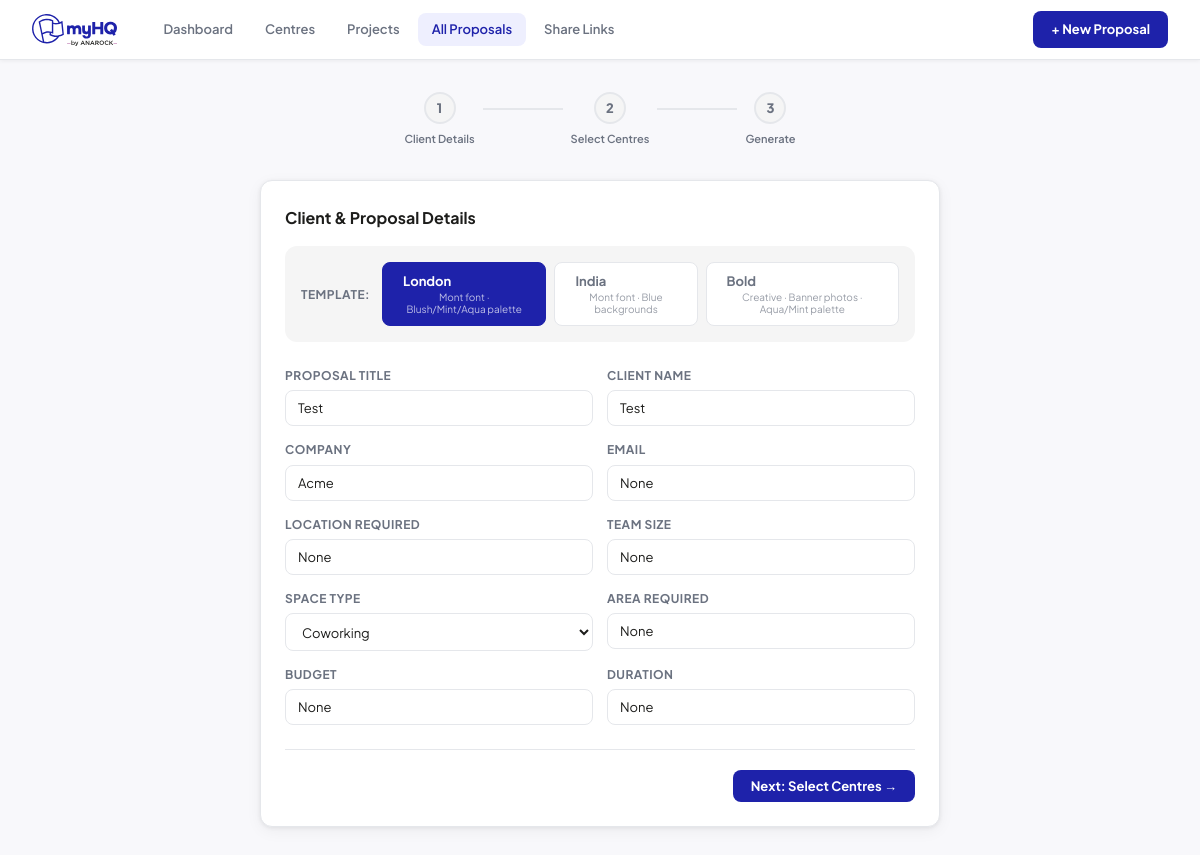
Screenshot of /proposals/2 with the database file from the repository.
### tables this page shows
CREATE TABLE proposals (
            id INTEGER PRIMARY KEY AUTOINCREMENT,
            title TEXT,
            template TEXT DEFAULT 'london',
            client_name TEXT,
            client_company TEXT,
            client_email TEXT,
            client_location TEXT,
            team_size TEXT,
            space_type TEXT,
            area_required TEXT,
            budget TEXT,
            duration TEXT,
            selected_centres TEXT DEFAULT '[]',
            manual_centres TEXT DEFAULT '[]',
            status TEXT DEFAULT 'draft',
            pptx_filename TEXT,
            created_at DATETIME DEFAULT CURRENT_TIMESTAMP
        , pdf_filename TEXT);

### app.py (the view)
@app.route('/proposals/<int:pid>')
def proposal_builder(pid):
    with get_db() as conn:
        proposal = conn.execute('SELECT * FROM proposals WHERE id=?', (pid,)).fetchone()
        if not proposal:
            return 'Not found', 404
    return render_template('builder.html', step=1, proposal=dict(proposal), preselected_ids=[], map_workspaces=[])

### app.py (called while the page is built)
def get_db():
    conn = sqlite3.connect(DB_PATH)
    conn.row_factory = sqlite3.Row
    return conn

### templates/builder.html (shortened to what this page needs)
{% extends 'base.html' %}
{% block content %}
<div class="builder-wrap">
  <div class="steps-bar">
    <div class="step" id="step-tab-1">
      <div class="step-dot">1</div>
      <div class="step-label">Client Details</div>
    </div>
    <div class="step-line"></div>
    <div class="step" id="step-tab-2">
      <div class="step-dot">2</div>
      <div class="step-label">Select Centres</div>
    </div>
    <div class="step-line"></div>
    <div class="step" id="step-tab-3">
      <div class="step-dot">3</div>
      <div class="step-label">Generate</div>
    </div>
  </div>
  <div class="builder-step" id="step1">
    <div class="card builder-card">
      <h2>Client & Proposal Details</h2>
      <div class="template-toggle">
        <label class="toggle-label">Template:</label>
        <div class="toggle-group" id="templateToggle">
          <button class="toggle-btn active" data-val="london" onclick="setTemplate('london')">
            London
            <span class="toggle-hint">Mont font · Blush/Mint/Aqua palette</span>
          </button>
          <button class="toggle-btn" data-val="india" onclick="setTemplate('india')">
            India
            <span class="toggle-hint">Mont font · Blue backgrounds</span>
          </button>
          <button class="toggle-btn" data-val="bold" onclick="setTemplate('bold')">
            Bold
            <span class="toggle-hint">Creative · Banner photos · Aqua/Mint palette</span>
          </button>
        </div>
      </div>
      <div class="form-grid">
        <div class="form-group">
          <label>Proposal Title</label>
          <input class="input" id="p_title" placeholder="e.g. Office Search — Acme Corp" value="{{ proposal.title if proposal else '' }}">
        </div>
        <div class="form-group">
          <label>Client Name</label>
          <input class="input" id="p_client_name" placeholder="Contact person" value="{{ proposal.client_name if proposal else '' }}">
        </div>
        <div class="form-group">
          <label>Company</label>
          <input class="input" id="p_company" placeholder="Company name" value="{{ proposal.client_company if proposal else '' }}">
        </div>
        <div class="form-group">
          <label>Email</label>
          <input class="input" type="email" id="p_email" placeholder="client@company.com" value="{{ proposal.client_email if proposal else '' }}">
        </div>
        <div class="form-group">
          <label>Location Required</label>
          <input class="input" id="p_location" placeholder="e.g. Central London" value="{{ proposal.client_location if proposal else '' }}">
        </div>
        <div class="form-group">
          <label>Team Size</label>
          <input class="input" id="p_team" placeholder="e.g. 10–15 people" value="{{ proposal.team_size if proposal else '' }}">
        </div>
        <div class="form-group">
          <label>Space Type</label>
          <select class="input" id="p_space_type">
            {% for t in ['Coworking','Private Office','Dedicated Desk','Hot Desk','Managed Office','Virtual Office'] %}
            <option value="{{ t }}" {% if proposal and proposal.space_type == t %}selected{% endif %}>{{ t }}</option>
            {% endfor %}
          </select>
        </div>
        <div class="form-group">
          <label>Area Required</label>
          <input class="input" id="p_area" placeholder="e.g. 1,000 sq ft" value="{{ proposal.area_required if proposal else '' }}">
        </div>
        <div class="form-group">
          <label>Budget</label>
          <input class="input" id="p_budget" placeholder="e.g. £500–£800/desk/mo" value="{{ proposal.budget if proposal else '' }}">
        </div>
        <div class="form-group">
          <label>Duration</label>
          <input class="input" id="p_duration" placeholder="e.g. 12 months" value="{{ proposal.duration if proposal else '' }}">
        </div>
      </div>
      <div class="step-nav">
        <button class="btn btn-primary" onclick="saveStep1()">Next: Select Centres →</button>
      </div>
    </div>
  </div>
</div>
{% endblock %}

### static/css/style.css (style rules this page uses)
:root { --blue: #1E22AA; --mint: #ADDFB3; --blush: #F4BEAA; --aqua: #96E6DC; --dark: #1D1D1B; --grey: #6B7280; --lgrey: #F5F5F5; --border: #E5E7EB; --white: #FFFFFF; --radius: 12px; --shadow: 0 1px 4px rgba(0,0,0,.07), 0 4px 16px rgba(0,0,0,.05); }
*, *::before, *::after { box-sizing: border-box; margin: 0; padding: 0; }
body { font-family: 'Plus Jakarta Sans', system-ui, sans-serif; color: var(--dark); background: #F8F8FB; font-size: 14px; line-height: 1.6; }
.btn { display: inline-flex; align-items: center; gap: 6px; padding: 8px 18px; border-radius: 8px; font-family: inherit; font-size: 13px; font-weight: 700; border: none; cursor: pointer; transition: opacity .15s, transform .1s; white-space: nowrap; }
.btn-primary { background: var(--blue); color: #fff; }
.card { background: var(--white); border-radius: var(--radius); border: 1px solid var(--border); padding: 24px; box-shadow: var(--shadow); }
.card h2 { font-size: 16px; font-weight: 700; margin-bottom: 16px; color: var(--dark); }
.input { width: 100%; padding: 9px 12px; border: 1.5px solid var(--border); border-radius: 8px; font-family: inherit; font-size: 13px; background: var(--white); color: var(--dark); transition: border-color .15s; }
select.input { cursor: pointer; }
.form-group { display: flex; flex-direction: column; gap: 5px; }
.form-group label { font-size: 12px; font-weight: 700; color: var(--grey); text-transform: uppercase; letter-spacing: .04em; }
.form-grid { display: grid; grid-template-columns: 1fr 1fr; gap: 14px; }
.builder-wrap { max-width: 960px; margin: 0 auto; }
.builder-card { max-width: 680px; margin: 0 auto; }
.steps-bar { display: flex; align-items: center; justify-content: center; margin-bottom: 32px; gap: 0; }
.step { display: flex; flex-direction: column; align-items: center; gap: 6px; }
.step-dot { width: 32px; height: 32px; border-radius: 50%; background: var(--lgrey); color: var(--grey); font-weight: 800; font-size: 13px; display: flex; align-items: center; justify-content: center; border: 2px solid var(--border); transition: all .2s; }
.step-label { font-size: 11px; font-weight: 600; color: var(--grey); white-space: nowrap; }
.step-line { width: 80px; height: 2px; background: var(--border); margin: 0 8px; margin-bottom: 22px; }
.template-toggle { display: flex; align-items: center; gap: 12px; margin-bottom: 24px; padding: 16px; background: var(--lgrey); border-radius: var(--radius); }
.toggle-label { font-weight: 700; font-size: 12px; text-transform: uppercase; letter-spacing: .04em; color: var(--grey); white-space: nowrap; }
.toggle-group { display: flex; gap: 8px; }
.toggle-btn { padding: 10px 20px; border-radius: 8px; border: 1.5px solid var(--border); background: var(--white); cursor: pointer; font-family: inherit; font-size: 13px; font-weight: 700; color: var(--grey); display: flex; flex-direction: column; gap: 2px; transition: all .15s; }
.toggle-btn.active { background: var(--blue); color: #fff; border-color: var(--blue); }
.toggle-hint { font-size: 10px; font-weight: 400; opacity: .7; }
.step-nav { display: flex; align-items: center; justify-content: space-between; margin-top: 24px; padding-top: 20px; border-top: 1px solid var(--border); }

### rows the page displays
proposals: title "Test", client_name "Test", client_company "Acme", client_email "None", client_location "None", team_size "None", space_type "Coworking", area_required "None", budget "None", duration "None"
